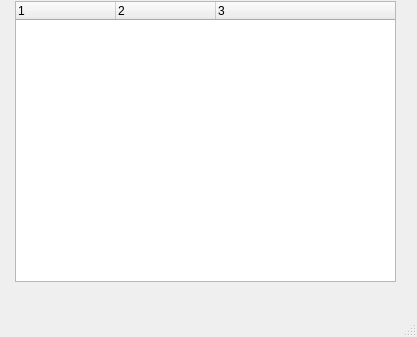
<?xml version="1.0" encoding="UTF-8"?>
<ui version="4.0">
 <class>MainWindow</class>
 <widget class="QMainWindow" name="MainWindow">
  <property name="geometry">
   <rect>
    <x>0</x>
    <y>0</y>
    <width>417</width>
    <height>337</height>
   </rect>
  </property>
  <property name="windowTitle">
   <string>MainWindow</string>
  </property>
  <widget class="QWidget" name="centralwidget">
   <widget class="QTreeWidget" name="treeWidget">
    <property name="geometry">
     <rect>
      <x>15</x>
      <y>1</y>
      <width>381</width>
      <height>281</height>
     </rect>
    </property>
    <property name="columnCount">
     <number>3</number>
    </property>
    <column>
     <property name="text">
      <string notr="true">1</string>
     </property>
    </column>
    <column>
     <property name="text">
      <string notr="true">2</string>
     </property>
    </column>
    <column>
     <property name="text">
      <string notr="true">3</string>
     </property>
    </column>
   </widget>
  </widget>
  <widget class="QMenuBar" name="menubar">
   <property name="geometry">
    <rect>
     <x>0</x>
     <y>0</y>
     <width>417</width>
     <height>24</height>
    </rect>
   </property>
  </widget>
  <widget class="QStatusBar" name="statusbar"/>
 </widget>
 <resources/>
 <connections/>
</ui>
